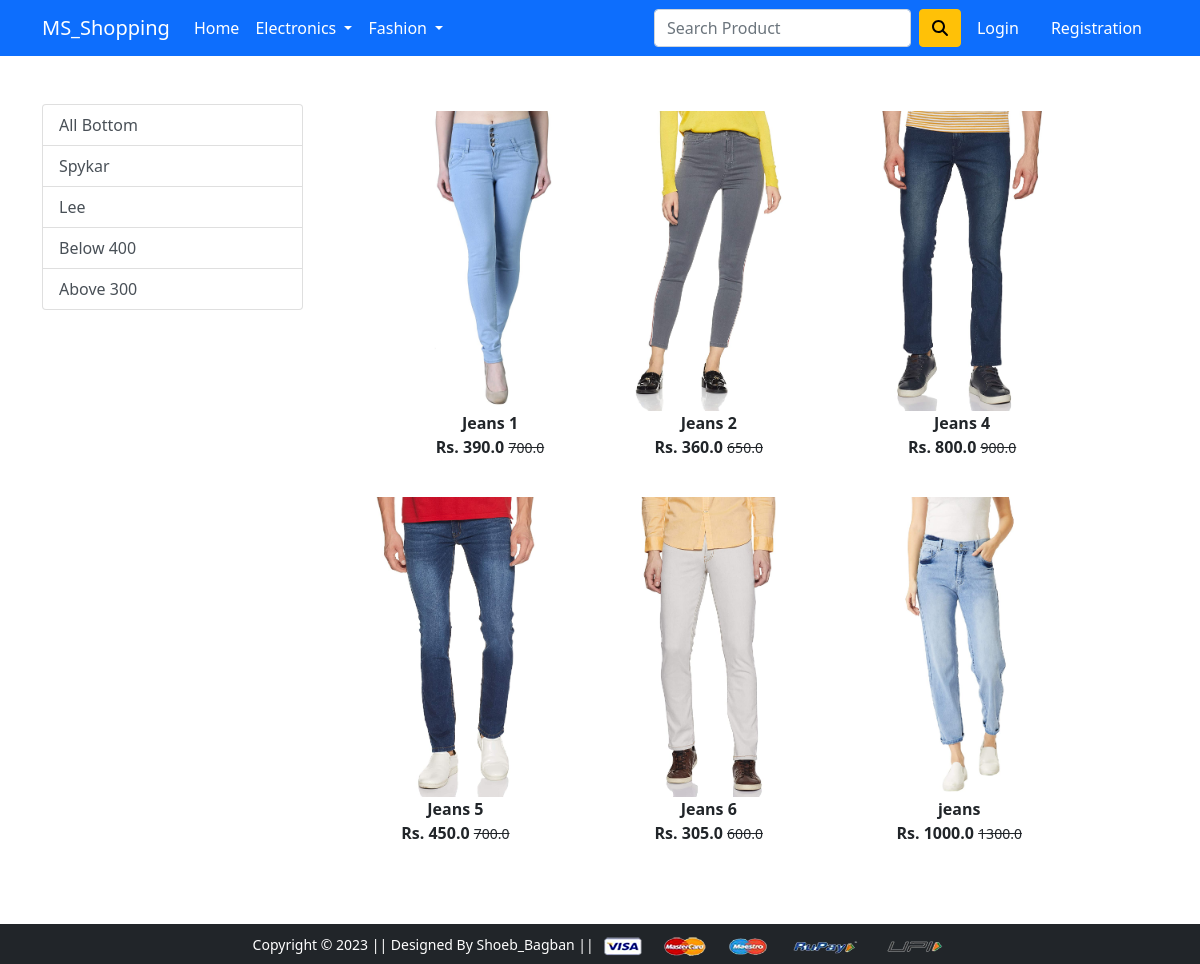
/bottom/, run on the app's committed database.
### app/models.py (models this page shows, shortened)
class Product(models.Model):
 title = models.CharField(max_length=100)
 selling_price = models.FloatField()
 discounted_price = models.FloatField()
 description = models.TextField()
 brand = models.CharField(max_length=100)
 category = models.CharField( choices=CATEGORY_CHOICES, max_length=2)
 product_image = models.ImageField(upload_to='productimg')

### app/views.py (the view)
# urls.py: path('bottom/', views.bottom, name='bottom'),
def bottom(request, data=None):
	totalitem = 0
	if request.user.is_authenticated:
		totalitem = len(Cart.objects.filter(user=request.user))
	if data==None :
			bottoms = Product.objects.filter(category='BW')
	elif data == 'Lee' or data == 'Spykar':
			bottoms = Product.objects.filter(category='BW').filter(brand=data)
	elif data == 'below':
			bottoms = Product.objects.filter(category='BW').filter(discounted_price__lt=400)
	elif data == 'above':
			bottoms = Product.objects.filter(category='BW').filter(discounted_price__gt=300)
	return render(request, 'app/bottom.html', {'bottoms':bottoms, 'totalitem':totalitem})

### app/templates/app/bottom.html (shortened to what this page needs)
{% extends 'app/base.html' %}
{% load static %}
{% block main-content %}
<div class="container my-5">
 <div class="row">
  <div class="col-sm-3">
   <div class="list-group">
     <a href="{% url 'bottom' %}" class="list-group-item list-group-item-action" aria-current="true">All Bottom</a>
     <a href="{% url 'bottomdata' 'Spykar'  %}" class="list-group-item list-group-item-action" aria-current="true">Spykar</a>
     <a href="{% url 'bottomdata' 'Lee'  %}" class="list-group-item list-group-item-action">Lee</a>
     <a href="{% url 'bottomdata' 'below'  %}" class="list-group-item list-group-item-action">Below 400</a>
     <a href="{% url 'bottomdata' 'above'  %}" class="list-group-item list-group-item-action">Above 300</a>
   </div>
  </div>
  <div class="col-sm-8">
   <div class="row">
    {% for product in bottoms %}
     <div class="col-sm-4 text-center mb-4">
      <a href="{% url 'product-detail' product.id %}" class="btn">
       <div class="item">
        <img src="{{product.product_image.url}}" alt="" height="300" class="">
        <div class="fw-bold">{{product.title}}</div>
        <div class="fw-bold">Rs. {{product.discounted_price}} <small class="fw-light text-decoration-line-through">{{product.selling_price}}</small></div>
       </div>
      </a>
     </div>
    {% endfor %}
   </div>
  </div>
 </div>
</div>
{% endblock main-content %}

### data on the page
Product: product_image (picture), title "Jeans 1", discounted_price "390.0", selling_price "700.0"
Product: product_image (picture), title "Jeans 2", discounted_price "360.0", selling_price "650.0"
Product: product_image (picture), title "Jeans 4", discounted_price "800.0", selling_price "900.0"
Product: product_image (picture), title "Jeans 5", discounted_price "450.0", selling_price "700.0"
Product: product_image (picture), title "Jeans 6", discounted_price "305.0", selling_price "600.0"
Product: product_image (picture), title "jeans", discounted_price "1000.0", selling_price "1300.0"
